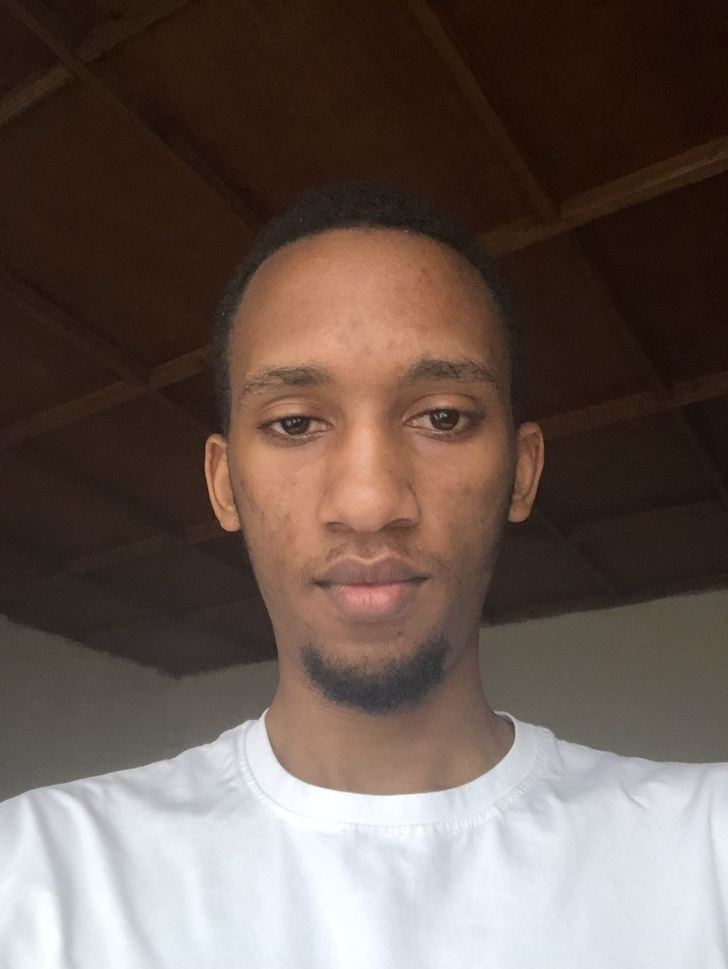
#> input picture data/images/david-neutral.jpg, 728 x 969 px, shrunk from 2320 x 3088 before the run; its folder holds only this picture in this run
$ jupyter execute image_data_preprocessing.ipynb
#> lines starting #> are read from the running program, lines starting #| are printed output that depends on the picture
# Image Data Collection and Processing

This notebook processes facial images by:
1. Loading images from the `data/images/` directory
2. Applying augmentations to create additional training data
3. Extracting histogram features from each image
4. Saving features to `data/outputs/image_features.csv`

## Step 1: Setup & Imports

[cell 1]
import os
import cv2
import pandas as pd
import matplotlib.pyplot as plt
import numpy as np
import glob

## Step 2: Display Original Images

Let's first load and display sample images to verify they load correctly.

[cell 2]
def load_and_display_images(base_path='../data/images/'):
    """Load and display all images grouped by person."""
#> called with base_path = '../data/images/'
    image_files = glob.glob(os.path.join(base_path, '*.jpg'))


    person_images = {}
    for img_path in image_files:
        filename = os.path.basename(img_path)

        person_name = filename.split('-')[0].split('_')[0].capitalize()
        if person_name not in person_images:
            person_images[person_name] = []
        person_images[person_name].append(img_path)


    for person, images in person_images.items():
        plt.figure(figsize=(12, 4))
        for idx, img_path in enumerate(sorted(images)):
            img = cv2.imread(img_path)
#> img is the input picture: shape (969, 728, 3); mean B, G, R 82.5, 89.6, 104.8
            img = cv2.cvtColor(img, cv2.COLOR_BGR2RGB)
            plt.subplot(1, len(images), idx+1)
            plt.imshow(img)
            plt.title(os.path.basename(img_path))
            plt.axis('off')
        plt.suptitle(f"{person}'s Expressions")
        plt.tight_layout()
        plt.show()

load_and_display_images()

## Step 3: Define Feature Extraction & Augmentation Functions

We'll create functions to:
- Extract histogram features (3D color histogram in HSV space)
- Apply various augmentations (rotation, flipping, brightness, blur, noise, and combinations)

[cell 3]
def extract_histogram(image, bins=(8, 8, 8)):
    """Computes a 3D color histogram from an image."""
    hsv = cv2.cvtColor(image, cv2.COLOR_BGR2HSV)
    hist = cv2.calcHist([hsv], [0, 1, 2], None, bins, [0, 180, 0, 256, 0, 256])
    cv2.normalize(hist, hist)
    return hist.flatten()

def rotate_image(image, angle):
    """Rotate image by specified angle."""
#> called with angle = 10
    (h, w) = image.shape[:2]
    center = (w // 2, h // 2)
    M = cv2.getRotationMatrix2D(center, angle, 1.0)
    return cv2.warpAffine(image, M, (w, h))

def flip_image(image, direction=1):
    """Flip image horizontally or vertically."""
#> called with direction = 1
    return cv2.flip(image, direction)

def change_brightness(image, value=30):
    """Change image brightness by adding/subtracting value."""
#> called with value = 50
    hsv = cv2.cvtColor(image, cv2.COLOR_BGR2HSV)
#> hsv: shape (969, 728, 3); mean H, S, V 31.6, 99.7, 107.3
    h, s, v = cv2.split(hsv)
    v = cv2.add(v, value)
    v[v > 255] = 255
    v[v < 0] = 0
    final_hsv = cv2.merge((h, s, v))
#> final_hsv: shape (969, 728, 3); mean H, S, V 31.6, 99.7, 151
    return cv2.cvtColor(final_hsv, cv2.COLOR_HSV2BGR)

def add_gaussian_blur(image):
    """Add Gaussian blur to image."""
    return cv2.GaussianBlur(image, (5, 5), 0)

def add_noise(image):
    """Add Gaussian noise to image."""
    row, col, ch = image.shape
#> row = 969; col = 728; ch = 3
    mean = 0
    var = 0.1
    sigma = var**0.5
    gauss = np.random.normal(mean, sigma, (row, col, ch))
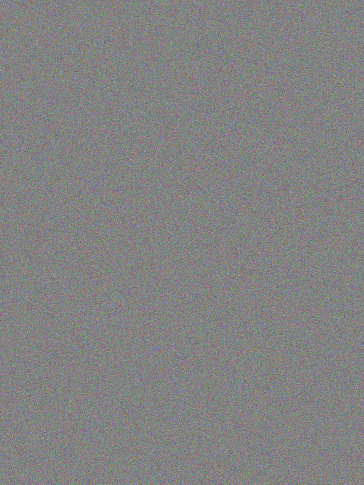
#> gauss: shape (969, 728, 3) float64 (shown at 1/2 size); mean of channels 0, 1, 2 -0.000239, 0.000555, 0.000365; drawn with min black and max white
    gauss = gauss.reshape(row, col, ch)
    noisy = image + image * gauss
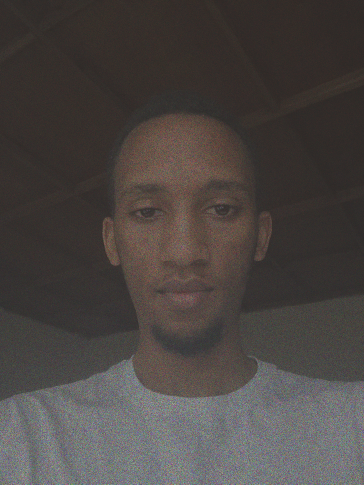
#> noisy: shape (969, 728, 3) float64 (shown at 1/2 size); mean B, G, R 82.4, 89.6, 104.9; drawn with min black and max white
    return noisy.astype('uint8')

## Step 4: Process All Images and Save to CSV

Now we'll loop through all images, apply augmentations, extract features, and save everything to a CSV file.

[cell 4]
image_folder = '../data/images/'
image_files = glob.glob(os.path.join(image_folder, '*.jpg'))
processed_image_data = []

print(f"Found {len(image_files)} image files to process...\n")

for file_path in image_files:
    try:
        filename = os.path.basename(file_path)

        person_name = filename.split('-')[0].split('_')[0].capitalize()
        original_image = cv2.imread(file_path)

        if original_image is None:
            print(f"Warning: Could not load {file_path}")
            continue


        augmentations = {
            'original': original_image,
            'rotated_pos_10': rotate_image(original_image, 10),
            'rotated_neg_10': rotate_image(original_image, -10),
            'flipped_horizontal': flip_image(original_image, 1),
            'brightness_up': change_brightness(original_image, 50),
            'brightness_down': change_brightness(original_image, -50),
            'blur': add_gaussian_blur(original_image),
            'noise': add_noise(original_image),

            'flipped_rotated': rotate_image(flip_image(original_image, 1), 10),
            'flipped_bright': change_brightness(flip_image(original_image, 1), 50),
            'flipped_dark': change_brightness(flip_image(original_image, 1), -50),
            'rotated_bright': change_brightness(rotate_image(original_image, 10), 30),
            'rotated_dark': change_brightness(rotate_image(original_image, -10), -30),
            'blur_bright': change_brightness(add_gaussian_blur(original_image), 30),
            'noise_dark': change_brightness(add_noise(original_image), -30),
        }
#> in change_brightness (call 5), `return cv2.cvtColor(final_hsv, cv2.COLOR_HSV2BGR)`:
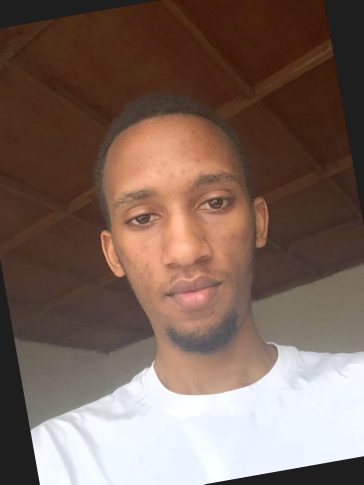
#> returned value: shape (969, 728, 3) (shown at 1/2 size); mean B, G, R 90.9, 101.4, 123.3
#> in change_brightness (call 6), `h, s, v = cv2.split(hsv)`:
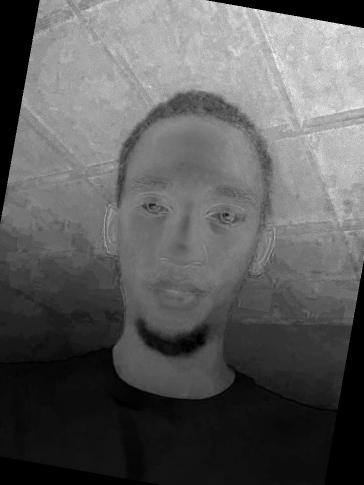
#> s: shape (969, 728) (shown at 1/2 size); min 0, max 255, mean 91.9
#> in change_brightness (call 6), `h, s, v = cv2.split(hsv)`:
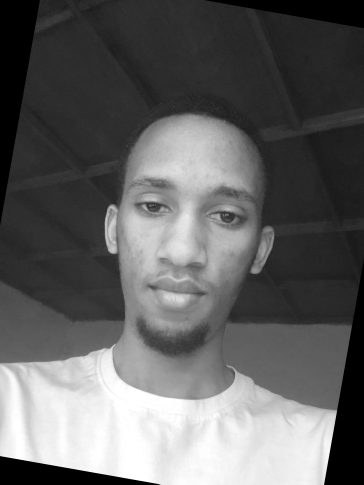
#> v: shape (969, 728) (shown at 1/2 size); min 0, max 255, mean 98.4
#> in change_brightness (call 6), `return cv2.cvtColor(final_hsv, cv2.COLOR_HSV2BGR)`:
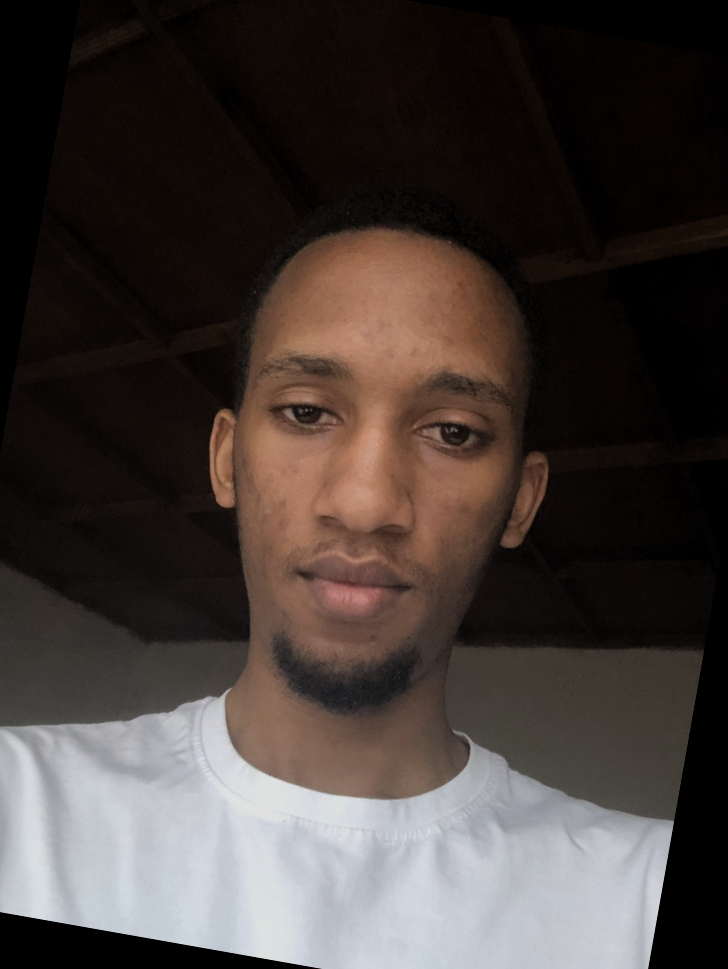
#> returned value: shape (969, 728, 3); mean B, G, R 57.2, 60.6, 68.8


        for aug_type, aug_image in augmentations.items():
            hist_features = extract_histogram(aug_image)
            processed_image_data.append([person_name, *hist_features, aug_type])
#> this loop made 15 passes
#> aug_type on passes 1 to 8: 'original', 'rotated_pos_10', 'rotated_neg_10', 'flipped_horizontal', 'brightness_up', 'brightness_down', 'blur', 'noise'
#> after the loop, processed_image_data = 15 items

        print(f"✅ Processed {filename} - created {len(augmentations)} augmented versions")
#| ✅ Processed david-neutral.jpg - created 15 augmented versions

    except Exception as e:
        print(f"❌ Error processing {file_path}: {e}")


hist_size = 8 * 8 * 8
columns = ['person'] + [f'hist_{i}' for i in range(hist_size)] + ['augmentation_type']
image_features_df = pd.DataFrame(processed_image_data, columns=columns)
#> image_features_df = table of 15 rows and 514 columns


output_dir = '../data/outputs/'
os.makedirs(output_dir, exist_ok=True)

output_path = os.path.join(output_dir, 'image_features.csv')
image_features_df.to_csv(output_path, index=False)

print(f"\n{'='*60}")
print(f"✅ Successfully processed {len(image_files)} original images.")
print(f"✅ DataFrame created with {len(image_features_df)} total samples.")
#| ✅ DataFrame created with 15 total samples.
print(f"✅ Saved features to {output_path}")
print(f"✅ Shape of DataFrame: {image_features_df.shape}")
#| ✅ Shape of DataFrame: (15, 514)
print(f"{'='*60}")

## Step 5: Preview the Feature Dataset

Let's take a look at the first few rows and some statistics about our dataset.

[cell 5]
print("First 5 rows:")
print(image_features_df.head())
#> (printed output is left out)

print("\n" + "="*60)
print("Last 5 rows:")
print(image_features_df.tail())
#> (printed output is left out)

print("\n" + "="*60)
print("Dataset Statistics:")
print(f"Total samples: {len(image_features_df)}")
#| Total samples: 15
print(f"Number of features: {hist_size}")
print(f"\nPersons in dataset:")
print(image_features_df['person'].value_counts())
#| person
#| David    15
#| Name: count, dtype: int64
print(f"\nAugmentation types:")
print(image_features_df['augmentation_type'].value_counts())
#> (printed output is left out)

$ run again, on data/images/edine_suprised.jpg
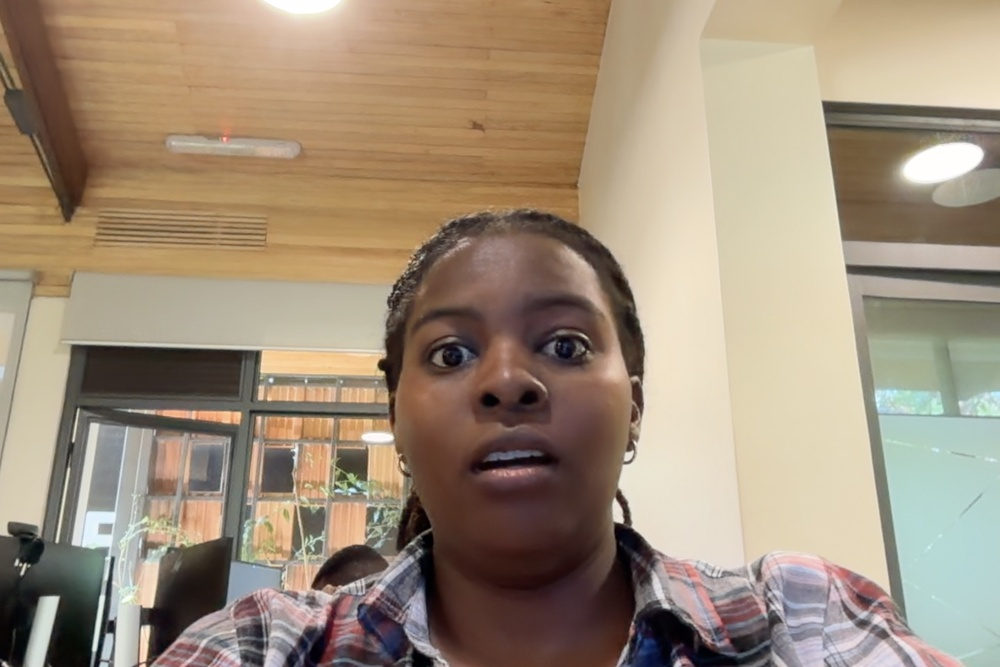
#> input picture data/images/edine_suprised.jpg, 1000 x 667 px, shrunk from 1440 x 960 before the run
#> in load_and_display_images, img is the input picture: shape (667, 1000, 3); mean B, G, R 122.5, 142.8, 159.6
#> hsv: shape (667, 1000, 3); mean H, S, V 34.2, 70.8, 161.8
#> final_hsv: shape (667, 1000, 3); mean H, S, V 34.2, 70.8, 206.5
#> final_hsv: shape (667, 1000, 3); mean H, S, V 34.2, 70.8, 112.7
#> row = 667; col = 1000; ch = 3
#> in add_noise, `return noisy.astype('uint8')`:
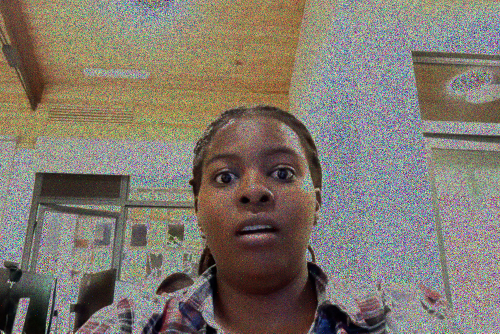
#> returned value: shape (667, 1000, 3) (shown at 1/2 size); mean of channels 0, 1, 2 110.3, 120.6, 128.5; drawn as B, G, R
#> hsv: shape (667, 1000, 3); mean H, S, V 34.2, 70.8, 161.8
#> in change_brightness (call 3), `v = cv2.add(v, value)`:
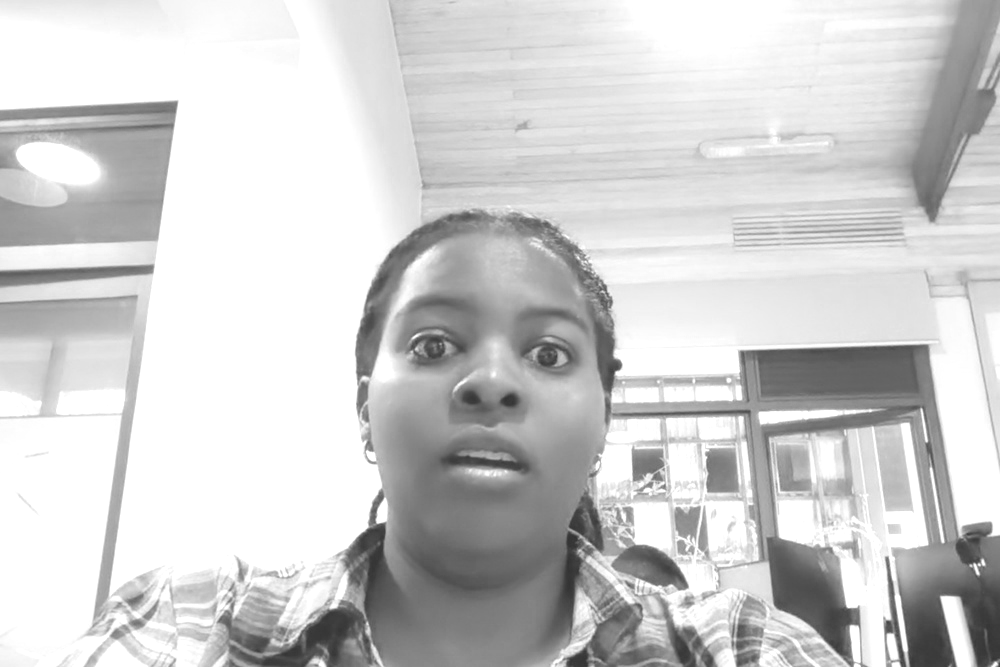
#> v: shape (667, 1000); min 50, max 255, mean 206.5
#> the loop `for aug_type, aug_image in augmentations.items():` made 15 passes
#> aug_type on passes 1 to 8: 'original', 'rotated_pos_10', 'rotated_neg_10', 'flipped_horizontal', 'brightness_up', 'brightness_down', 'blur', 'noise'
#> after the loop `for aug_type, aug_image in augmentations.items():`: processed_image_data = 15 items
#| ✅ Processed edine_suprised.jpg - created 15 augmented versions
#> image_features_df = table of 15 rows and 514 columns
#| ✅ DataFrame created with 15 total samples.
#| ✅ Shape of DataFrame: (15, 514)
#> (printed output is left out)
#> (printed output is left out)
#| Total samples: 15
#| person
#| Edine    15
#| Name: count, dtype: int64
#> (printed output is left out)

$ run again, on data/images/patrick-neutral.jpg
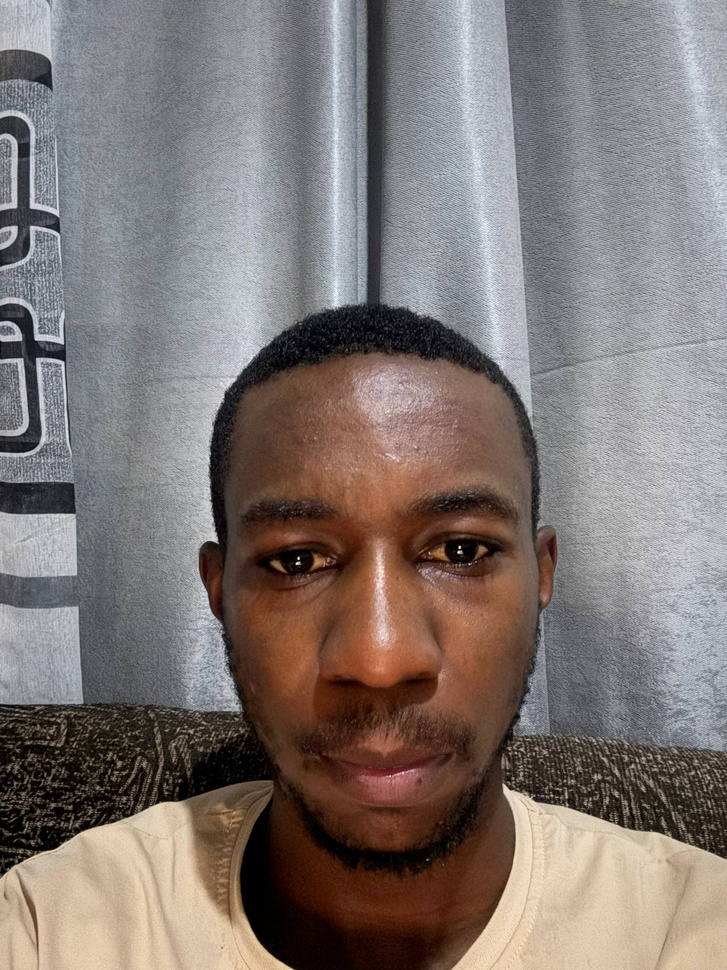
#> input picture data/images/patrick-neutral.jpg, 727 x 970 px, shrunk from 1920 x 2560 before the run
#> in load_and_display_images, img is the input picture: shape (970, 727, 3); mean B, G, R 115.7, 119.1, 129.3
#> hsv: shape (970, 727, 3); mean H, S, V 70.8, 58.7, 134.1
#> final_hsv: shape (970, 727, 3); mean H, S, V 70.8, 58.7, 182.7
#> final_hsv: shape (970, 727, 3); mean H, S, V 70.8, 58.7, 86.3
#> in change_brightness (call 2), `return cv2.cvtColor(final_hsv, cv2.COLOR_HSV2BGR)`:
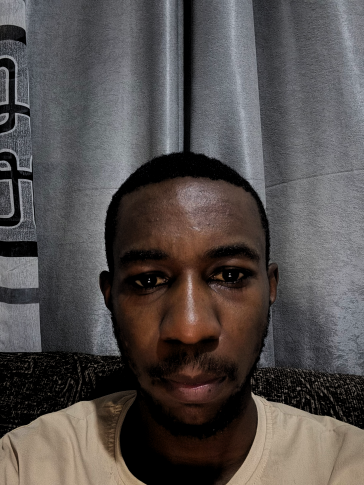
#> returned value: shape (970, 727, 3) (shown at 1/2 size); mean B, G, R 76.1, 77.6, 82.9
#> row = 970; col = 727; ch = 3
#> in add_noise, `noisy = image + image * gauss`:
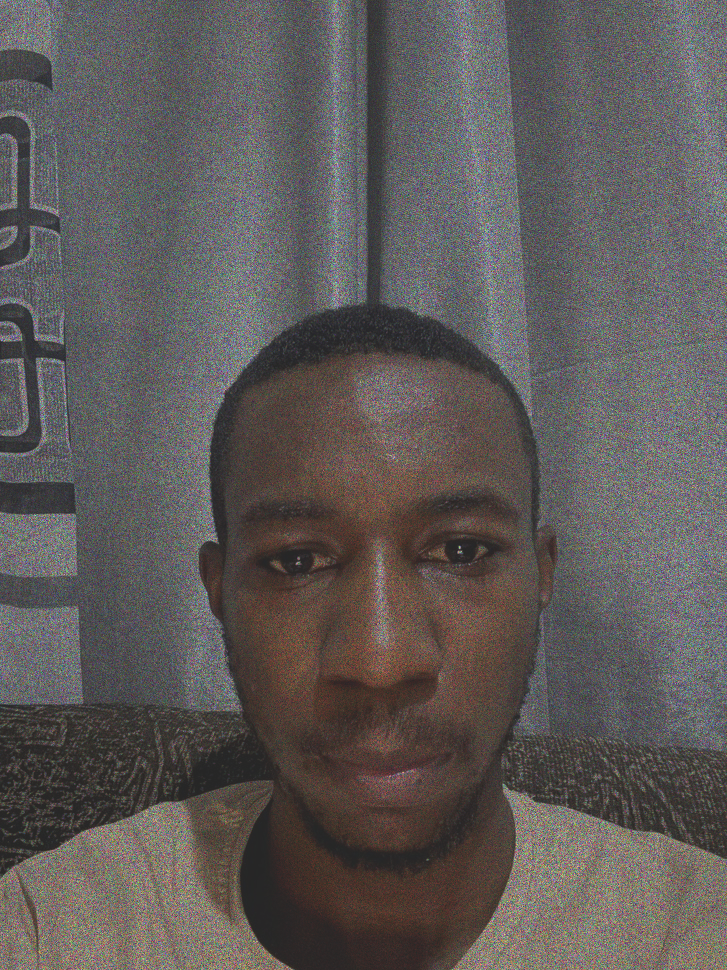
#> noisy: shape (970, 727, 3) float64; mean B, G, R 115.7, 119.1, 129.3; drawn with min black and max white
#> the loop `for aug_type, aug_image in augmentations.items():` made 15 passes
#> aug_type on passes 1 to 8: 'original', 'rotated_pos_10', 'rotated_neg_10', 'flipped_horizontal', 'brightness_up', 'brightness_down', 'blur', 'noise'
#> after the loop `for aug_type, aug_image in augmentations.items():`: processed_image_data = 15 items
#| ✅ Processed patrick-neutral.jpg - created 15 augmented versions
#> image_features_df = table of 15 rows and 514 columns
#| ✅ DataFrame created with 15 total samples.
#| ✅ Shape of DataFrame: (15, 514)
#> (printed output is left out)
#> (printed output is left out)
#| Total samples: 15
#| person
#| Patrick    15
#| Name: count, dtype: int64
#> (printed output is left out)
